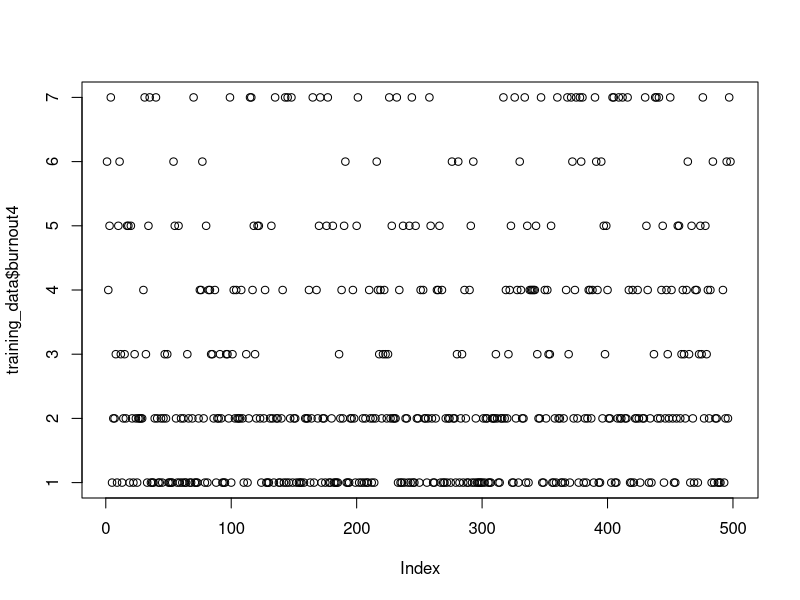
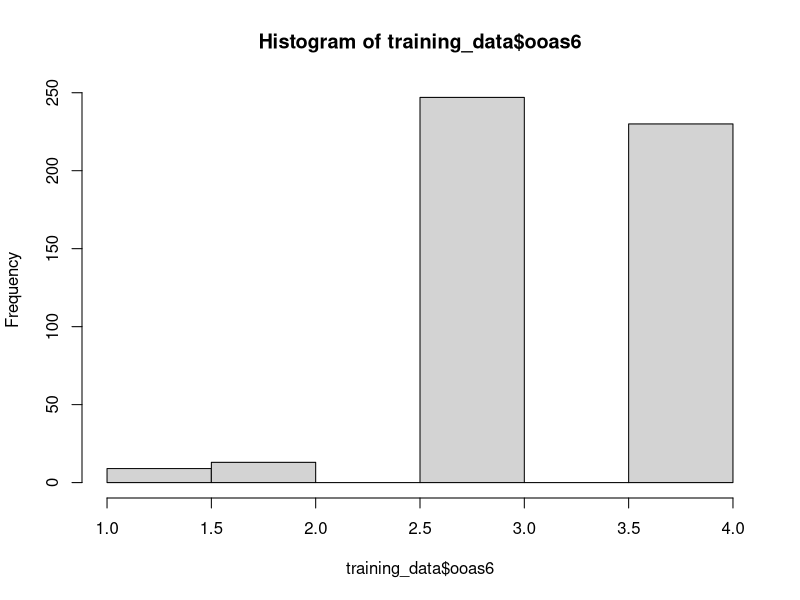
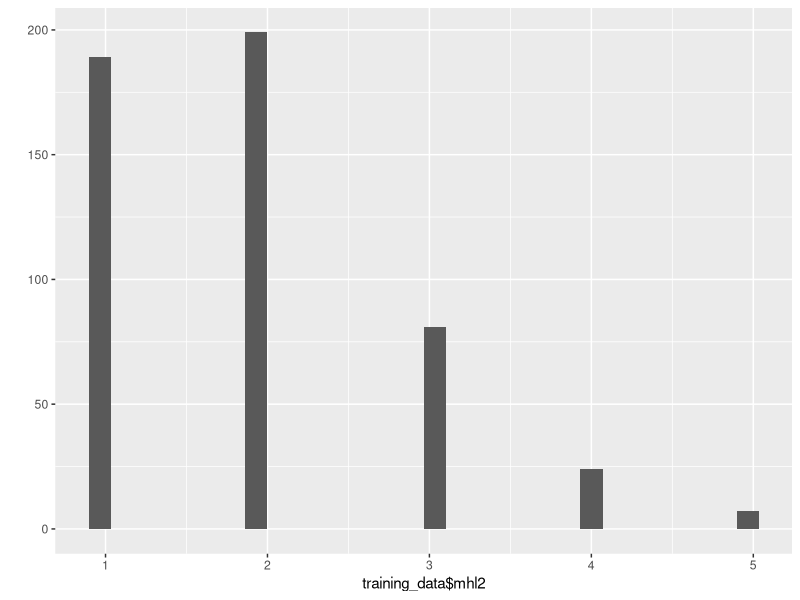
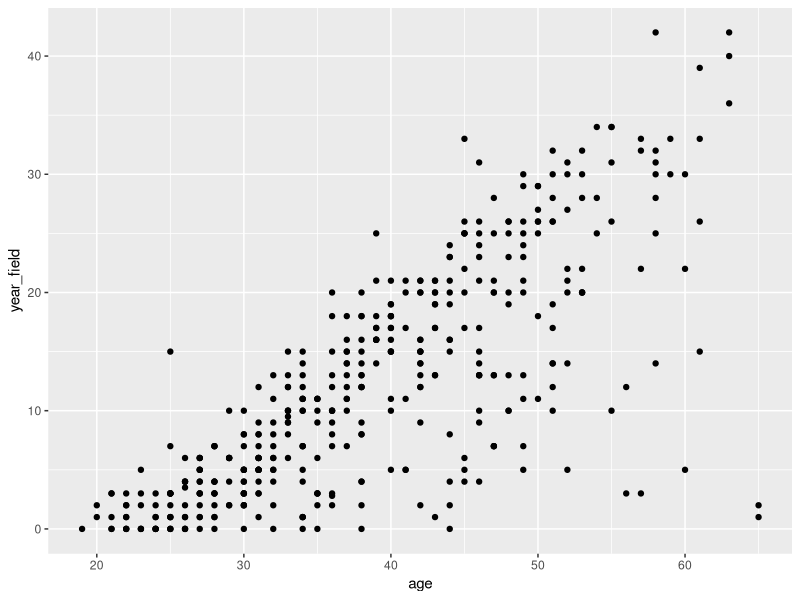
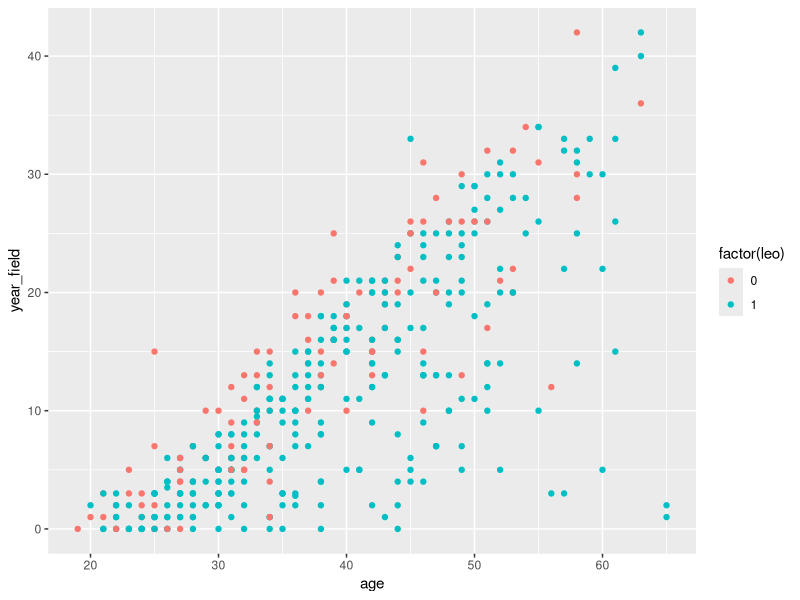
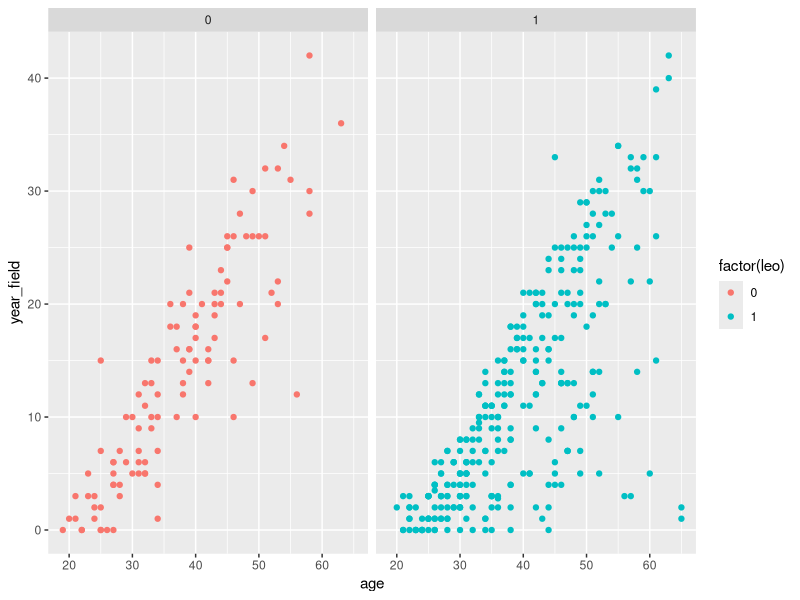
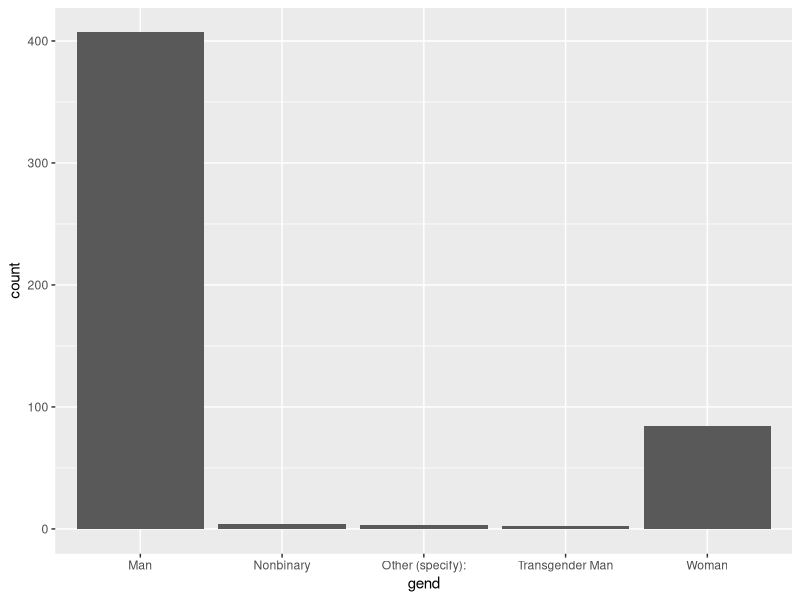
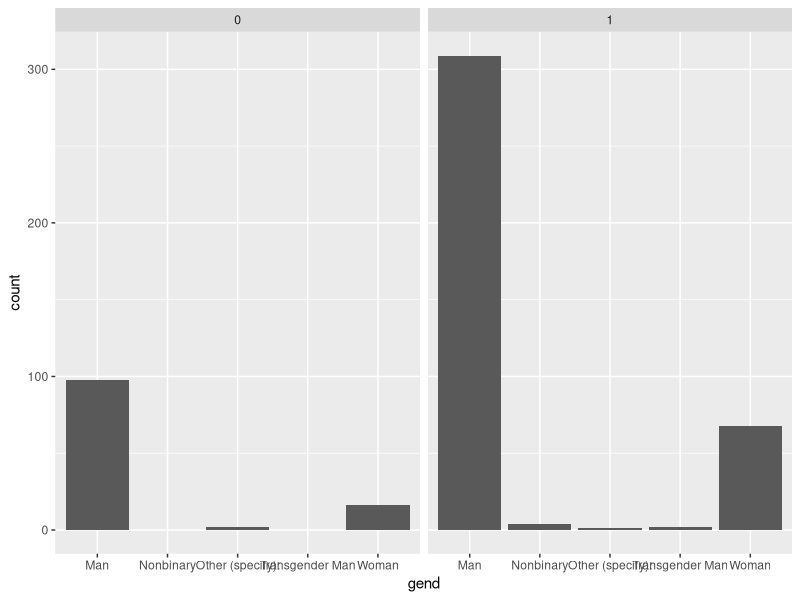

Here is the R script that generated these plots, in order:
## ---- chunk 1
# Use if you have never ran any R code using {readr} or {tidyverse}
# packages <- c("readr", "tidyverse")
# install.packages(packages)
## ---- chunk 2
library(readr)
library(tidyverse)
## ---- chunk 3
training_data <- read_csv("data/training-scales.csv")
## ---- chunk 4
glimpse(training_data)

dim(training_data)

summary(training_data)

head(training_data)
## ---- chunk 5
plot(training_data$burnout4)
hist(training_data$ooas6)
qplot(training_data$mhl2)
?
## ---- chunk 6
training_data %>% 
  summarise(duration_mean = mean(duration_in_seconds),
            duration_sd = sd(duration_in_seconds),
            burnout1_mean = mean(burnout1),
            burnout1_sd = sd(burnout1))

## ---- chunk 7
training_data %>% 
  summarise(duration_mean = mean(duration_in_seconds),
            duration_sd = sd(duration_in_seconds),
            burnout1_mean = mean(burnout1, na.rm = TRUE),
            burnout1_sd = sd(burnout1, na.rm = TRUE))
## ---- chunk 8
training_data %>% 
  group_by(leo) %>% 
  summarise(duration_mean = mean(duration_in_seconds),
            duration_sd = sd(duration_in_seconds),
            burnout1_mean = mean(burnout1, na.rm = TRUE),
            burnout1_sd = sd(burnout1, na.rm = TRUE))
## ---- chunk 9
training_data %>% 
  pivot_longer(burnout1:burnout9) %>% 
  
  group_by(name) %>% 
  summarize(mean = mean(value, na.rm = TRUE),
            sd = sd(value, na.rm = TRUE),
            med = median(value, na.rm = TRUE),
            IQR = IQR(value, na.rm = TRUE))
## ---- chunk 10
with(training_data,
     rowSums(cbind(burnout1, burnout2, burnout3,
                   burnout4, burnout5, burnout6,
                   burnout7, burnout8, burnout9), na.rm = TRUE)
)

burnout <- training_data %>% 
  select(burnout1:burnout9)


## ---- chunk 11
x <- seq(1:10)
x

median(x)

quantile(x)

7.75-3.25
IQR(x)
## ---- chunk 12
sum(complete.cases(training_data))

missing_pct <- function(data){
  # The total count of missing data
  sum(is.na(data))/
    # count of all data (missing + non-missing)
    (sum(is.na(data)+!is.na(data)))
}

missing_pct(training_data)
## ---- chunk 13
training_data %>% 
  ggplot() +
  geom_point(aes(x = age, y = year_field))
## ---- chunk 14
training_data %>% 
  ggplot() +
  geom_point(aes(x = age, y = year_field, color = factor(leo)))
## ---- chunk 15
training_data %>% 
  ggplot() +
  geom_point(aes(x = age, y = year_field, color = factor(leo))) +
  facet_wrap(~ leo)
## ---- chunk 16
training_data %>% 
  ggplot() +
  geom_bar(aes(x = gend))
## ---- chunk 17
training_data %>% 
  ggplot() +
  geom_bar(aes(x = gend)) +
  facet_wrap(~ leo)
## ---- chunk 18
training_data %>% 
  ggplot() +
  geom_bar(aes(x = gend, fill = gend)) +
  facet_wrap(~ leo) +
  coord_flip()
## ---- chunk 19
training_data %>% 
  ggplot() +
  geom_boxplot(aes(x = ethnicity, y = age, fill = ethnicity))
## ---- chunk 20
training_data %>% 
  ggplot() +
  geom_violin(aes(x = ethnicity, y = age, fill = ethnicity))
## ---- chunk 21
training_data %>% 
  ggplot() +
  geom_violin(aes(x = ethnicity, y = age, fill = ethnicity)) +
  geom_boxplot(aes(x = ethnicity, y = age), width = .3)
## ---- chunk 22
training_data %>% 
  ggplot(aes(x = ethnicity, y = age)) +
  geom_violin(aes(fill = ethnicity)) +
  geom_boxplot( width = .3)
## ---- chunk 23
sessionInfo()
